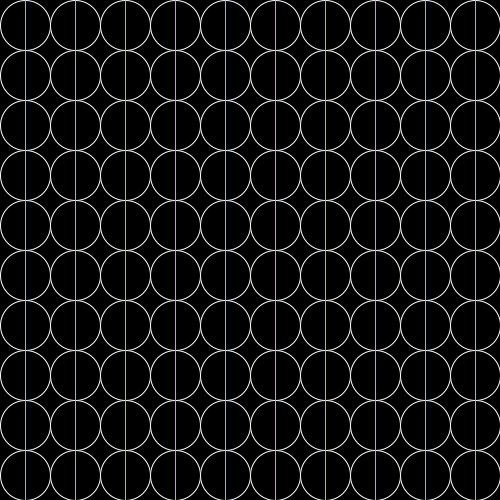
Frame 1 (no input)
Frame 60 (the mouse pressed at the canvas centre just before this capture): identical to frame 1, image omitted
Frame 120 (the mouse held since frame 60 and released just before this capture): identical to frame 1, image omitted

The Processing sketch that drew this single still picture (run headless with seeded random() and noise(); from frame 60 on, the mouse is pressed at the canvas centre):

// Processing sketch: processing_156684
// ── processing_156684.pde

int i=0;
void setup(){
  size(500,500);

}

void draw(){
  background(0);
  fill(0);
  
  
  for(int i=0; i<10; i++) {
    for(int j=0; j<10;j++){
  stroke(255 );
      ellipse(25+(i*50),25+(j*50),50,50);
      stroke(0,255,204);
      line((i*50)+25,0,(i*50)+25,height);
 
    }
  }
}
